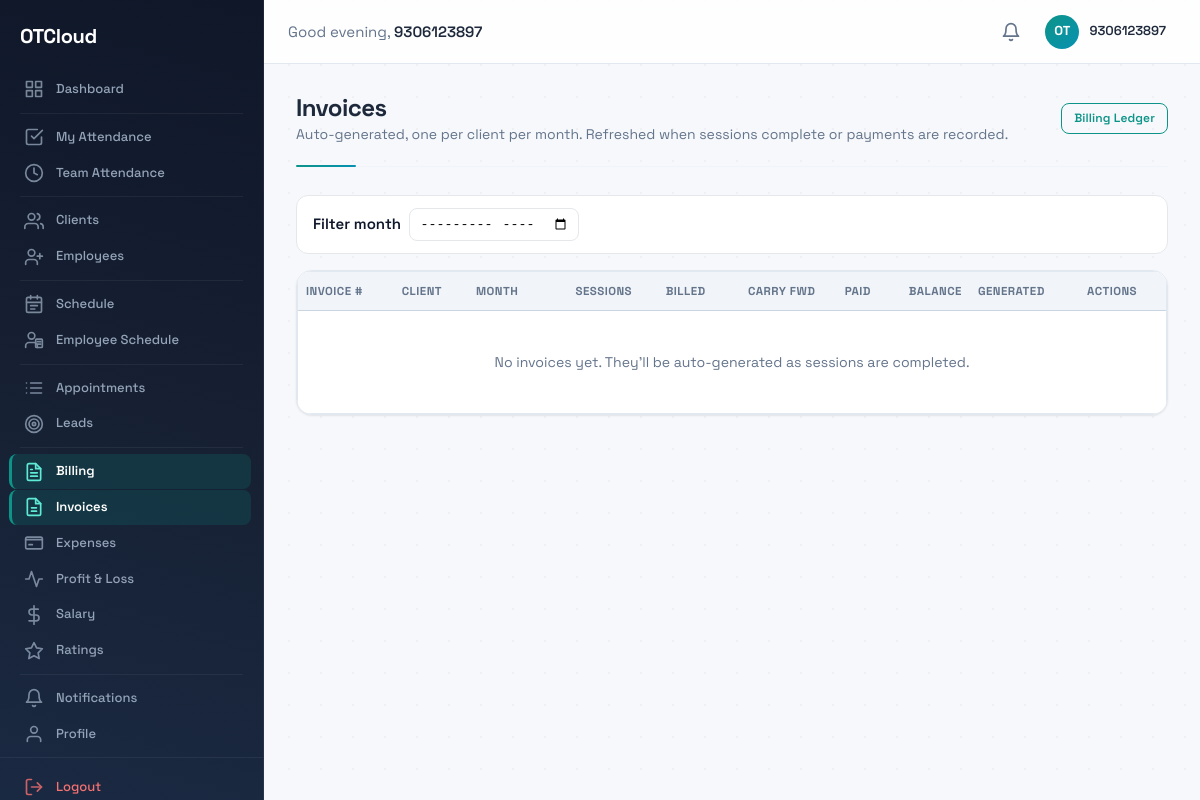
The page /billing/invoices/ (signed in) on the database as committed earlier.
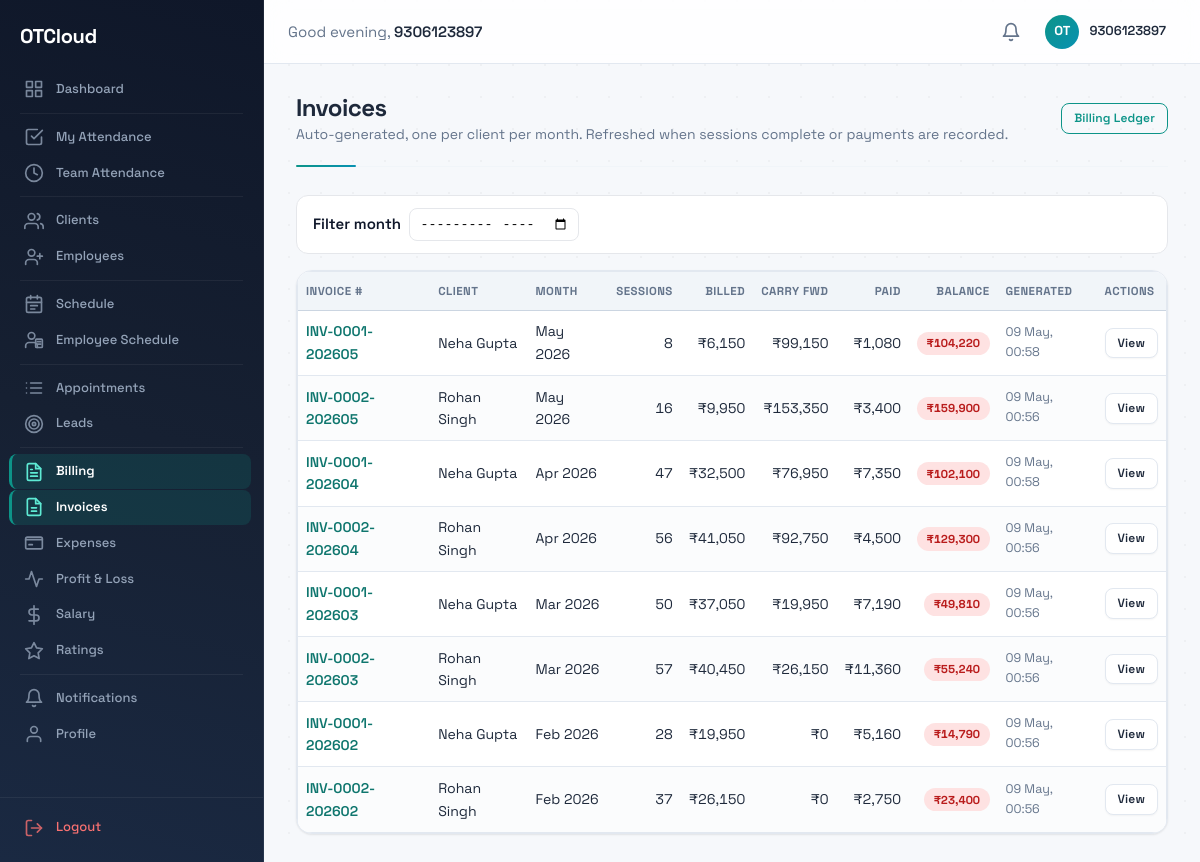
The same page on the database as committed later.
### billing/models.py (models this page shows, shortened)
class Invoice(CoreModel):
    client = models.ForeignKey(
        'clients.Client',
        on_delete=models.CASCADE,
        related_name='invoices',
    )
    month = models.DateField(help_text='First day of the billing month')
    invoice_number = models.CharField(max_length=30, unique=True)
    total_sessions = models.PositiveIntegerField(default=0)
    total_billed = models.DecimalField(max_digits=10, decimal_places=2, default=0)
    total_paid = models.DecimalField(max_digits=10, decimal_places=2, default=0)
    carry_forward = models.DecimalField(max_digits=10, decimal_places=2, default=0)
    balance_due = models.DecimalField(max_digits=10, decimal_places=2, default=0)
    last_session_count = models.PositiveIntegerField(
        default=0,
        help_text='Snapshot session count from last regeneration',
    )
    generated_at = models.DateTimeField(auto_now=True)
    objects = models.Manager()
    active_objects = ActiveManager()
    class Meta:
        ordering = ['-month', 'client__first_name']
        unique_together = ('client', 'month')

### clients/models.py (models this page shows, shortened)
class Client(CoreModel):
    class Gender(models.TextChoices):
        MALE = 'male', 'Male'
        FEMALE = 'female', 'Female'
        OTHER = 'other', 'Other'
    user = models.OneToOneField(
        settings.AUTH_USER_MODEL,
        on_delete=models.CASCADE,
        related_name='client_profile',
        null=True, blank=True,
    )
    first_name = models.CharField(max_length=50)
    last_name = models.CharField(max_length=50, blank=True)
    mobile_number = models.CharField(max_length=15, unique=True)
    email = models.EmailField(blank=True)
    date_of_birth = models.DateField(null=True, blank=True)
    gender = models.CharField(max_length=10, choices=Gender.choices, blank=True)
    address = models.TextField(blank=True)
    medical_history = models.TextField(blank=True)
    assigned_therapist = models.ForeignKey(
        settings.AUTH_USER_MODEL,
        on_delete=models.SET_NULL,
        null=True, blank=True,
        related_name='assigned_clients',
        limit_choices_to={'role__in': ['staff', 'admin']},
    )
    preferred_days = models.CharField(
        max_length=40, blank=True,
        help_text='Comma-separated weekday codes the client prefers, e.g. "mon,wed,fri"',
    )
    preferred_time_start = models.TimeField(null=True, blank=True)
    preferred_time_end = models.TimeField(null=True, blank=True)
    notes = models.TextField(blank=True)
    objects = models.Manager()
    active_objects = ActiveManager()
    class Meta:
        ordering = ['first_name', 'last_name']
    @property
    def full_name(self):
        return f"{self.first_name} {self.last_name}".strip()
    DAY_LABELS = {
        'mon': 'Mon', 'tue': 'Tue', 'wed': 'Wed', 'thu': 'Thu',
        'fri': 'Fri', 'sat': 'Sat', 'sun': 'Sun',
    }

### billing/views.py (the view)
# urls.py: path('invoices/', views.invoice_list, name='invoice_list'),
@login_required
def invoice_list(request):
    today = date.today()
    month_filter = request.GET.get('month') or ''
    month = _parse_month(month_filter, None) if month_filter else None
    qs = InvoiceService.get_invoices(month=month)
    if request.user.role == 'client':
        client = _get_client_for_user(request.user)
        qs = qs.filter(client=client) if client else qs.none()
    return render(request, 'billing/invoice_list.html', {
        'invoices': qs[:500],
        'month_filter': month.strftime('%Y-%m') if month else '',
        'is_admin': request.user.is_admin,
        'is_client': request.user.role == 'client',
    })

### accounts/models.py (called while the page is built)
    def get_full_name(self):
        return f"{self.first_name} {self.last_name}".strip()

    @property
    def is_admin(self):
        return self.role == self.Role.ADMIN

### billing/services.py (called while the page is built)
    @staticmethod
    def get_invoices(client_id=None, month=None):
        qs = (Invoice.active_objects
              .select_related('client')
              .order_by('-month', 'client__first_name'))
        if client_id:
            qs = qs.filter(client_id=client_id)
        if month:
            qs = qs.filter(month=first_of_month(month))
        return qs

### core/models.py (called while the page is built)
    def get_queryset(self):
        return super().get_queryset().filter(is_deleted=False)

### notifications/context_processors.py (called while the page is built)
def unread_notifications_count(request):
    if request.user.is_authenticated:
        return {
            'unread_notifications_count': NotificationService.get_unread_count(request.user),
        }
    return {'unread_notifications_count': 0}

### notifications/services.py (called while the page is built)
    @staticmethod
    def get_unread_count(user):
        return (
            Notification.active_objects
            .filter(user=user, is_read=False)
            .count()
        )

### billing/templates/billing/invoice_list.html (shortened to what this page needs)
{% extends "base.html" %}
{% load humanize %}
{% block content %}
<div class="page-header">
  <div class="page-header-left">
    <h1 class="page-title">Invoices</h1>
    <p class="page-subtitle" style="color:#64748b;">
      Auto-generated, one per client per month. Refreshed when sessions complete or payments are recorded.
    </p>
  </div>
  {% if not is_client %}
  <div class="page-header-right" style="display:flex; gap:0.5rem;">
    <a href="{% url 'billing:monthly_view' %}" class="btn btn-outline btn-sm">Billing Ledger</a>
  </div>
  {% endif %}
</div>
<form method="get" action="{% url 'billing:invoice_list' %}">
  <div class="inv-toolbar">
    <label style="font-weight:600; color:#0f172a;">Filter month</label>
    <input type="month" name="month" value="{{ month_filter }}" class="picker" onchange="this.form.submit()">
  </div>
</form>
<div class="card">
  <div class="card-body" style="padding:0;">
    <div class="scroll-x desktop-table">
      <table class="inv-table">
        <thead>
          <tr>
            <th>Invoice #</th>
            <th>Client</th>
            <th>Month</th>
            <th class="num">Sessions</th>
            <th class="num">Billed</th>
            <th class="num">Carry Fwd</th>
            <th class="num">Paid</th>
            <th class="num">Balance</th>
            <th>Generated</th>
            <th>Actions</th>
          </tr>
        </thead>
        <tbody>
          {% for inv in invoices %}
          <tr>
            <td><a href="{% url 'billing:invoice_detail' pk=inv.pk %}" style="color:#0f766e; font-weight:600;">{{ inv.invoice_number }}</a></td>
            <td>{{ inv.client.full_name }}</td>
            <td>{{ inv.month|date:"M Y" }}</td>
            <td class="num">{{ inv.total_sessions }}</td>
            <td class="num">₹{{ inv.total_billed|floatformat:0|intcomma }}</td>
            <td class="num">₹{{ inv.carry_forward|floatformat:0|intcomma }}</td>
            <td class="num">₹{{ inv.total_paid|floatformat:0|intcomma }}</td>
            <td class="num">
              {% if inv.balance_due > 0 %}
                <span class="balance-pill due">₹{{ inv.balance_due|floatformat:0|intcomma }}</span>
              {% else %}
                <span class="balance-pill paid">Paid</span>
              {% endif %}
            </td>
            <td style="color:#64748b; font-size:0.78rem;">{{ inv.generated_at|date:"d M, H:i" }}</td>
            <td>
              <a href="{% url 'billing:invoice_detail' pk=inv.pk %}" class="btn btn-sm btn-secondary">View</a>
            </td>
          </tr>
          {% empty %}
          <tr><td colspan="10" style="text-align:center; padding:2.5rem 1rem; color:#64748b;">
            No invoices yet. They'll be auto-generated as sessions are completed.
          </td></tr>
          {% endfor %}
        </tbody>
      </table>
    </div>
  </div>
</div>
{% endblock %}

Rows that differ between the two databases and show on the page:
added Invoice: invoice_number "INV-0001-202605", client.full_name "Neha Gupta", month "May 2026", total_sessions "8", total_billed "6,150", carry_forward "99,150", total_paid "1,080", balance_due "104,220", generated_at "09 May, 00:58"
added Invoice: invoice_number "INV-0002-202605", client.full_name "Rohan Singh", month "May 2026", total_sessions "16", total_billed "9,950", carry_forward "153,350", total_paid "3,400", balance_due "159,900", generated_at "09 May, 00:56"
added Invoice: invoice_number "INV-0001-202604", client.full_name "Neha Gupta", month "Apr 2026", total_sessions "47", total_billed "32,500", carry_forward "76,950", total_paid "7,350", balance_due "102,100", generated_at "09 May, 00:58"
added Invoice: invoice_number "INV-0002-202604", client.full_name "Rohan Singh", month "Apr 2026", total_sessions "56", total_billed "41,050", carry_forward "92,750", total_paid "4,500", balance_due "129,300", generated_at "09 May, 00:56"
added Invoice: invoice_number "INV-0001-202603", client.full_name "Neha Gupta", month "Mar 2026", total_sessions "50", total_billed "37,050", carry_forward "19,950", total_paid "7,190", balance_due "49,810", generated_at "09 May, 00:56"
added Invoice: invoice_number "INV-0002-202603", client.full_name "Rohan Singh", month "Mar 2026", total_sessions "57", total_billed "40,450", carry_forward "26,150", total_paid "11,360", balance_due "55,240", generated_at "09 May, 00:56"
added Invoice: invoice_number "INV-0001-202602", client.full_name "Neha Gupta", month "Feb 2026", total_sessions "28", total_billed "19,950", carry_forward "0", total_paid "5,160", balance_due "14,790", generated_at "09 May, 00:56"
added Invoice: invoice_number "INV-0002-202602", client.full_name "Rohan Singh", month "Feb 2026", total_sessions "37", total_billed "26,150", carry_forward "0", total_paid "2,750", balance_due "23,400", generated_at "09 May, 00:56"
Other text that changed with them:
text no longer shown: "No invoices yet. They'll be auto-generated as sessions are completed."
